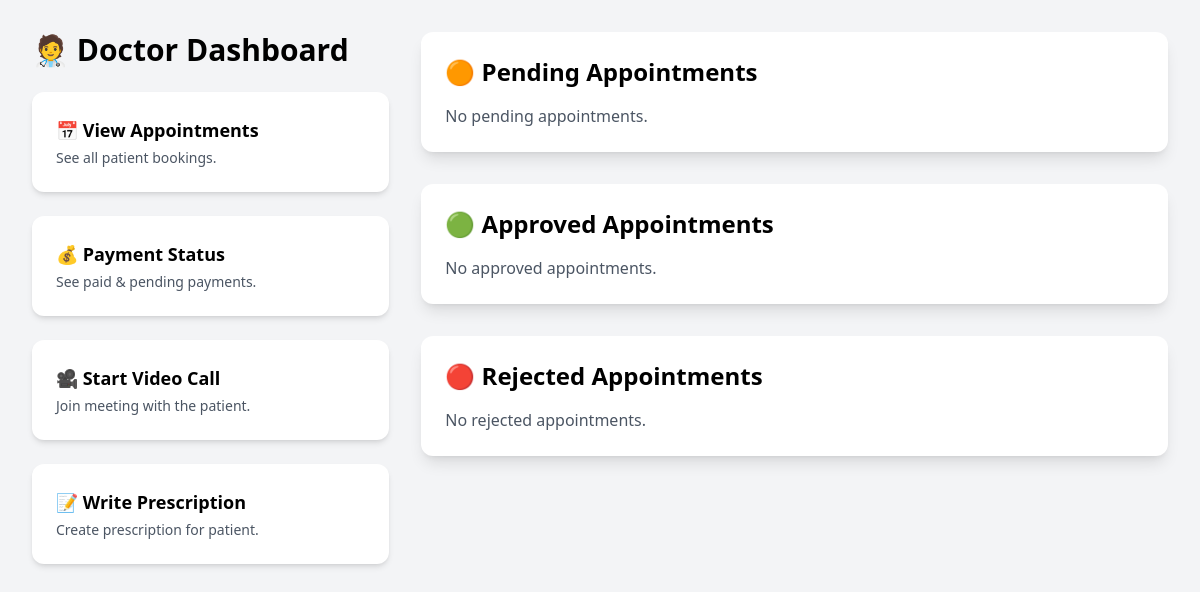
Before: /dashboard/doctor/ (signed in) with the older database file.
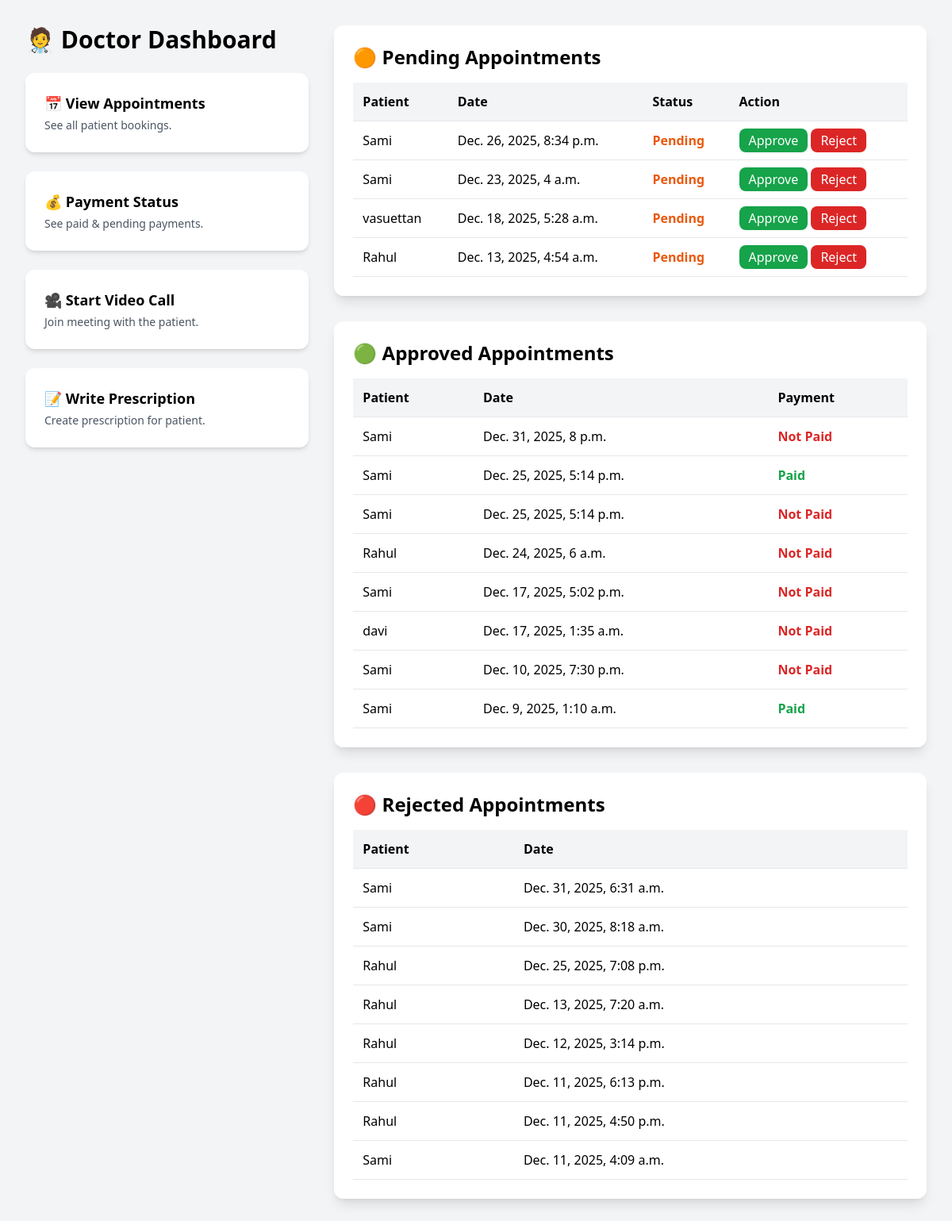
After: the same page with the newer database file.
### appointments/models.py (models this page shows, shortened)
class Appointment(models.Model):
    STATUS_CHOICES = (
        ("pending", "Pending"),
        ("approved", "Approved"),
        ("rejected", "Rejected"),
    )
    PAYMENT_STATUS = (
        ("unpaid", "Unpaid"),
        ("paid", "Paid"),
    )
    patient = models.ForeignKey(
        User,
        on_delete=models.CASCADE,
        related_name="patient_appointments"
    )
    doctor = models.ForeignKey(
        User,
        on_delete=models.CASCADE,
        related_name="doctor_appointments"
    )
    date = models.DateTimeField()
    reason = models.TextField(blank=True)
    status = models.CharField(
        max_length=10,
        choices=STATUS_CHOICES,
        default="pending"
    )
    payment_status = models.CharField(
        max_length=20,
        choices=PAYMENT_STATUS,
        default="unpaid"
    )
    razorpay_order_id = models.CharField(max_length=200, null=True, blank=True)
    razorpay_payment_id = models.CharField(max_length=200, null=True, blank=True)
    razorpay_signature = models.CharField(max_length=200, null=True, blank=True)
    created_at = models.DateTimeField(auto_now_add=True)

### accounts/models.py (models this page shows, shortened)
class User(AbstractUser):
    ROLE_CHOICES = (
        ('patient', 'Patient'),
        ('doctor', 'Doctor'),
    )
    role = models.CharField(max_length=20, choices=ROLE_CHOICES, default='patient')

### dashboard/views.py (the view)
# urls.py: path("doctor/", views.doctor_dashboard, name="doctor_dashboard"),
@login_required
def doctor_dashboard(request):
    doctor = request.user
    pending = Appointment.objects.filter(doctor=doctor, status="pending").order_by("-date")
    approved = Appointment.objects.filter(doctor=doctor, status="approved").order_by("-date")
    rejected = Appointment.objects.filter(doctor=doctor, status="rejected").order_by("-date")
    all_appointments = Appointment.objects.filter(doctor=doctor).order_by("-date")
    return render(request, "dashboard/doctor_dashboard.html", {
        "pending_appointments": pending,
        "approved_appointments": approved,
        "rejected_appointments": rejected,
        "pending_count": pending.count(),
        "approved_count": approved.count(),
        "rejected_count": rejected.count(),
        "appointments": all_appointments,
    })

### dashboard/templates/dashboard/doctor_dashboard.html (shortened to what the changed rows need)
<!DOCTYPE html>
<html lang="en">
<head>
    <script src="https://cdn.tailwindcss.com"></script>
</head>
<body class="bg-gray-100">
<div class="max-w-7xl mx-auto p-8 grid grid-cols-12 gap-8">
    <div class="col-span-12 lg:col-span-4 space-y-6">
        <h1 class="text-3xl font-bold flex items-center gap-2 mb-4">
            🧑‍⚕️ Doctor Dashboard
        </h1>
        <a href="{% url 'doctor_appointments' %}"
           class="block bg-white shadow-md rounded-xl p-6 hover:bg-blue-50 transition">
            <h2 class="font-semibold text-lg flex items-center gap-2">
                📅 View Appointments
            </h2>
        </a>
        <a href="#"
           class="block bg-white shadow-md rounded-xl p-6 hover:bg-yellow-50 transition">
            <h2 class="font-semibold text-lg flex items-center gap-2">
                💰 Payment Status
            </h2>
        </a>
        <a href="#"
           class="block bg-white shadow-md rounded-xl p-6 hover:bg-purple-50 transition">
            <h2 class="font-semibold text-lg flex items-center gap-2">
                🎥 Start Video Call
            </h2>
        </a>
        <a href="#"
           class="block bg-white shadow-md rounded-xl p-6 hover:bg-orange-50 transition">
            <h2 class="font-semibold text-lg flex items-center gap-2">
                📝 Write Prescription
            </h2>
        </a>
    </div>
    <div class="col-span-12 lg:col-span-8">
        <div class="bg-white p-6 shadow-lg rounded-xl mb-8">
            <h2 class="text-2xl font-bold mb-4">🟠 Pending Appointments</h2>
            {% if pending_appointments %}
                <table class="w-full border-collapse">
                    <tr class="border-b bg-gray-100">
                        <th class="p-3 text-left">Patient</th>
                        <th class="p-3 text-left">Date</th>
                        <th class="p-3 text-left">Status</th>
                        <th class="p-3 text-left">Action</th>
                    </tr>
                    {% for a in pending_appointments %}
                    <tr class="border-b">
                        <td class="p-3">{{ a.patient.username }}</td>
                        <td class="p-3">{{ a.date }}</td>
                        <td class="p-3 text-orange-600 font-semibold">Pending</td>
                        <td class="p-3">
                            <a href="{% url 'approve_appointment' a.id %}"
                               class="px-3 py-1 bg-green-600 text-white rounded-lg">Approve</a>
                            <a href="{% url 'reject_appointment' a.id %}"
                               class="px-3 py-1 bg-red-600 text-white rounded-lg">Reject</a>
                        </td>
                    </tr>
                    {% endfor %}
                </table>
            {% else %}
                <p class="text-gray-600">No pending appointments.</p>
            {% endif %}
        </div>
        <div class="bg-white p-6 shadow-lg rounded-xl mb-8">
            <h2 class="text-2xl font-bold mb-4">🟢 Approved Appointments</h2>
            {% if approved_appointments %}
                <table class="w-full border-collapse">
                    <tr class="border-b bg-gray-100">
                        <th class="p-3 text-left">Patient</th>
                        <th class="p-3 text-left">Date</th>
                        <th class="p-3 text-left">Payment</th>
                    </tr>
                    {% for a in approved_appointments %}
                    <tr class="border-b">
                        <td class="p-3">{{ a.patient.username }}</td>
                        <td class="p-3">{{ a.date }}</td>
                        {% if a.payment_status == "paid" %}
                        <td class="p-3 text-green-600 font-semibold">Paid</td>
                        {% else %}
                        <td class="p-3 text-red-600 font-semibold">Not Paid</td>
                        {% endif %}
                    </tr>
                    {% endfor %}
                </table>
            {% else %}
                <p class="text-gray-600">No approved appointments.</p>
            {% endif %}
        </div>
        <div class="bg-white p-6 shadow-lg rounded-xl">
            <h2 class="text-2xl font-bold mb-4">🔴 Rejected Appointments</h2>
            {% if rejected_appointments %}
                <table class="w-full border-collapse">
                    <tr class="border-b bg-gray-100">
                        <th class="p-3 text-left">Patient</th>
                        <th class="p-3 text-left">Date</th>
                    </tr>
                    {% for a in rejected_appointments %}
                    <tr class="border-b">
                        <td class="p-3">{{ a.patient.username }}</td>
                        <td class="p-3">{{ a.date }}</td>
                    </tr>
                    {% endfor %}
                </table>
            {% else %}
                <p class="text-gray-600">No rejected appointments.</p>
            {% endif %}
        </div>
    </div>
</div>
</body>
</html>

Changed rows visible on the page:
added Appointment: patient.username "Sami", date "Dec. 26, 2025, 8:34 p.m.", shown under "🟠 Pending Appointments"
added Appointment: patient.username "Sami", date "Dec. 23, 2025, 4 a.m.", shown under "🟠 Pending Appointments"
added Appointment: patient.username "vasuettan", date "Dec. 18, 2025, 5:28 a.m.", shown under "🟠 Pending Appointments"
added Appointment: patient.username "Rahul", date "Dec. 13, 2025, 4:54 a.m.", shown under "🟠 Pending Appointments"
added Appointment: patient.username "Sami", date "Dec. 31, 2025, 8 p.m.", payment_status "Not Paid", shown under "🟢 Approved Appointments"
added Appointment: patient.username "Sami", date "Dec. 25, 2025, 5:14 p.m.", payment_status "Paid", shown under "🟢 Approved Appointments"
added Appointment: patient.username "Sami", date "Dec. 25, 2025, 5:14 p.m.", payment_status "Not Paid", shown under "🟢 Approved Appointments"
added Appointment: patient.username "Rahul", date "Dec. 24, 2025, 6 a.m.", payment_status "Not Paid", shown under "🟢 Approved Appointments"
added Appointment: patient.username "Sami", date "Dec. 17, 2025, 5:02 p.m.", payment_status "Not Paid", shown under "🟢 Approved Appointments"
added Appointment: patient.username "davi", date "Dec. 17, 2025, 1:35 a.m.", payment_status "Not Paid", shown under "🟢 Approved Appointments"
added Appointment: patient.username "Sami", date "Dec. 10, 2025, 7:30 p.m.", payment_status "Not Paid", shown under "🟢 Approved Appointments"
added Appointment: patient.username "Sami", date "Dec. 9, 2025, 1:10 a.m.", payment_status "Paid", shown under "🟢 Approved Appointments"
added Appointment: patient.username "Sami", date "Dec. 31, 2025, 6:31 a.m.", shown under "🔴 Rejected Appointments"
added Appointment: patient.username "Sami", date "Dec. 30, 2025, 8:18 a.m.", shown under "🔴 Rejected Appointments"
added Appointment: patient.username "Rahul", date "Dec. 25, 2025, 7:08 p.m.", shown under "🔴 Rejected Appointments"
added Appointment: patient.username "Rahul", date "Dec. 13, 2025, 7:20 a.m.", shown under "🔴 Rejected Appointments"
added Appointment: patient.username "Rahul", date "Dec. 12, 2025, 3:14 p.m.", shown under "🔴 Rejected Appointments"
added Appointment: patient.username "Rahul", date "Dec. 11, 2025, 6:13 p.m.", shown under "🔴 Rejected Appointments"
added Appointment: patient.username "Rahul", date "Dec. 11, 2025, 4:50 p.m.", shown under "🔴 Rejected Appointments"
added Appointment: patient.username "Sami", date "Dec. 11, 2025, 4:09 a.m.", shown under "🔴 Rejected Appointments"
Other visible differences:
text no longer shown: "No pending appointments. No approved appointments. No rejected appointments."
text now shown: "Patient Date Status Action Patient Date Payment Patient Date"
